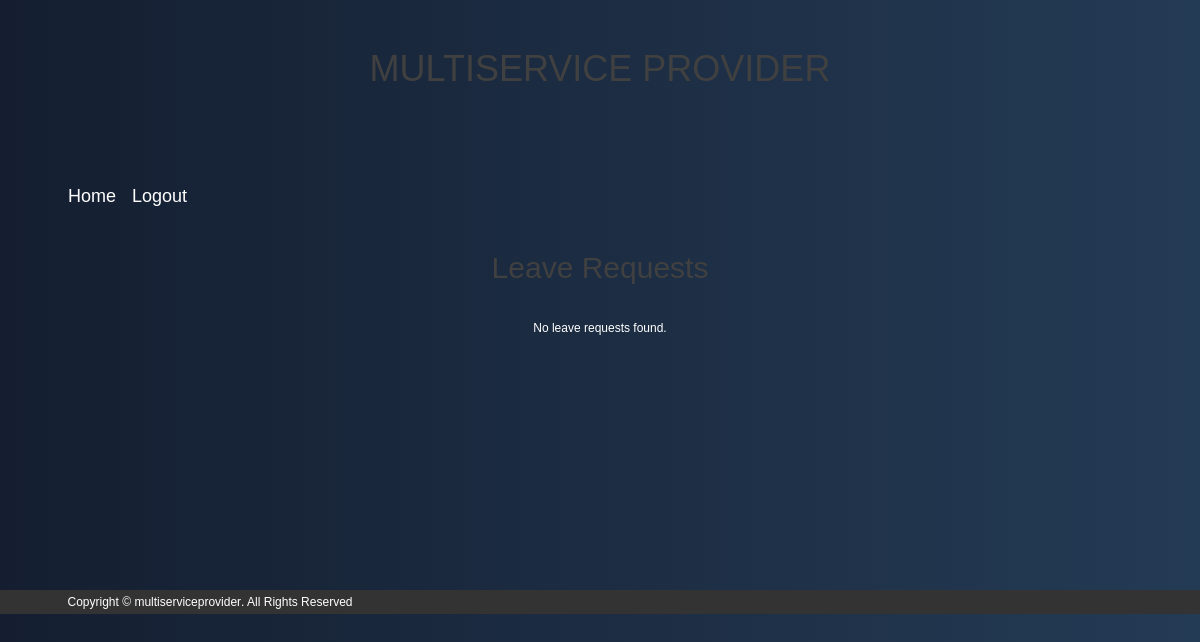
The page /leave_requests/21/ (signed in) on the database as committed earlier.
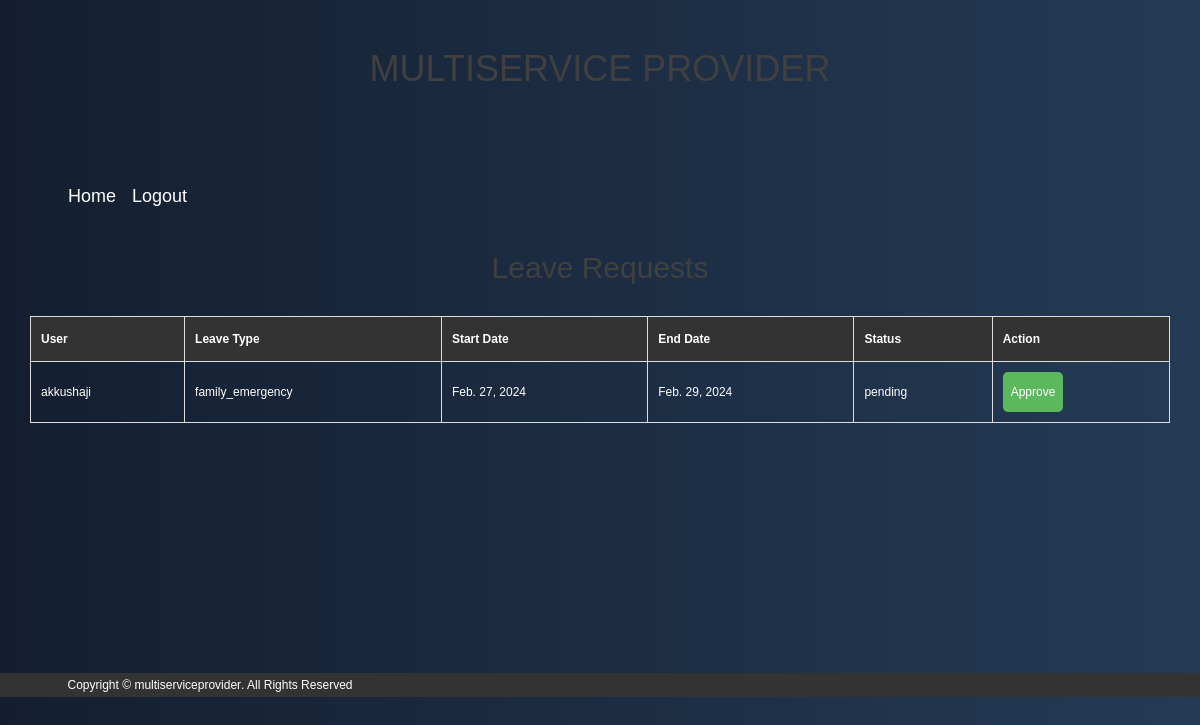
The same page on the database as committed later.
### app1/models.py (models this page shows)
class WorkerLeaveapplication(models.Model):
    leaveid = models.AutoField(primary_key=True)
    user = models.ForeignKey(MyUser, on_delete=models.CASCADE, related_name='worker_leave')
    LEAVE_TYPES = (
        ('medical', 'Medical'),
        ('family_emergency', 'FamilyEmergency'),
        ('other', 'Other'),
    )
    leavetype = models.CharField(max_length=20, choices=LEAVE_TYPES)
    start_date = models.DateField()
    end_date = models.DateField()
    status = models.CharField(max_length=20, default='pending')

class MyUser(AbstractUser):
    email = models.EmailField(unique=True)
    password = models.CharField(max_length=128, default="")
    role = models.CharField(max_length=15, default='client')
    userid = models.AutoField(primary_key=True)

### app1/views.py (the view)
# urls.py: path('leave_requests/<int:provider_id>/', leave_requests, name='leave_requests'),
@login_required
def leave_requests(request, provider_id):
    try:
        branch_manager = BranchManager.objects.get(user=provider_id)
        branch_manager_assignment = BranchManagerAssignment.objects.get(manager=branch_manager)
        branch = branch_manager_assignment.branch
        workers_in_branch = Worker.objects.filter(branchid=branch)
        leave_requests = WorkerLeaveapplication.objects.filter(user__in=workers_in_branch.values('user'), status='pending')
        context = {
            'leave_requests': leave_requests,
            'provider_id': provider_id,
        }
        return render(request, 'leave_requests.html', context)
    except (BranchManager.DoesNotExist, BranchManagerAssignment.DoesNotExist):
        return render(request, 'managerpage')
    except BranchManagerAssignment.DoesNotExist:
        return redirect('managerpage')
    except Branch.DoesNotExist:
        return redirect('managerpage')

### app1/templates/leave_requests.html (shortened to what this page needs)
{% load static %}
<!DOCTYPE html>
<html lang="en">
<head>
    <link rel="stylesheet" href="{% static 'userassets/css/bootstrap.min.css' %}">
    <link rel="stylesheet" href="{% static 'userassets/css/font-awesome.min.css' %}">
    <link rel="stylesheet" href="{% static 'userassets/css/style.css' %}">
</head>
<body>
<header class="header-area header-sticky">
    <div class="header-container">
        <div class="row">
            <div class="col-lg-12">
                <div class="logo text-center">
                    <h1><a href="providerpage" class="logo-text">MULTISERVICE <span class="provider-text">PROVIDER</span></a></h1>
                </div>
            </div>
            <div class="col-lg-12">
                <nav class="navbar navbar-expand-lg navbar-dark">
                    <div class="collapse navbar-collapse" id="navbarNav">
                        <ul class="navbar-nav ml-auto">
                            <li class="nav-item">
                                <a class="nav-link" href="managerpage">Home</a>
                            </li>
                            <li class="nav-item">
                                <a class="nav-link" href="{% url 'provider_logout' %}">Logout</a>
                            </li>
                        </ul>
                    </div>
                </nav>
            </div>
        </div>
    </div>
</header>
    <div class="container">
        <h2>Leave Requests</h2>
        {% if leave_requests %}
            <table>
                <thead>
                    <tr>
                        <th>User</th>
                        <th>Leave Type</th>
                        <th>Start Date</th>
                        <th>End Date</th>
                        <th>Status</th>
                        <th>Action</th>
                    </tr>
                </thead>
                <tbody>
                    {% for leave_request in leave_requests %}
                        <tr>
                            <td>{{ leave_request.user.username }}</td>
                            <td>{{ leave_request.leavetype }}</td>
                            <td>{{ leave_request.start_date }}</td>
                            <td>{{ leave_request.end_date }}</td>
                            <td>{{ leave_request.status }}</td>
                            <td>
                                {% if leave_request.status == 'pending' %}
                                    <form method="post" action="{% url 'approve_leave' leave_request.leaveid %}">
                                        <button type="submit">Approve</button>
                                    </form>
                                {% else %}
                                    N/A
                                {% endif %}
                            </td>
                        </tr>
                    {% endfor %}
                </tbody>
            </table>
        {% else %}
            <p>No leave requests found.</p>
        {% endif %}
    </div>
    <footer class="footer-widget-area">
        <div class="container">
            <div class="row">
                <div class="col-lg-4 col-md-2">
                    <div class="footer-text-bottom">
                        <p>Copyright &copy; <a href="#">multiserviceprovider</a>. All Rights Reserved</p>
                    </div>
                </div>
            </div>
        </div>
    </footer>
</body>
</html>

Rows that differ between the two databases and show on the page:
added WorkerLeaveapplication: user.username "akkushaji", leavetype "family_emergency", start_date "Feb. 27, 2024", end_date "Feb. 29, 2024", status "pending", shows "Approve"
Other text that changed with them:
text no longer shown: "No leave requests found."
text now shown: "User Leave Type Start Date End Date Status Action"
